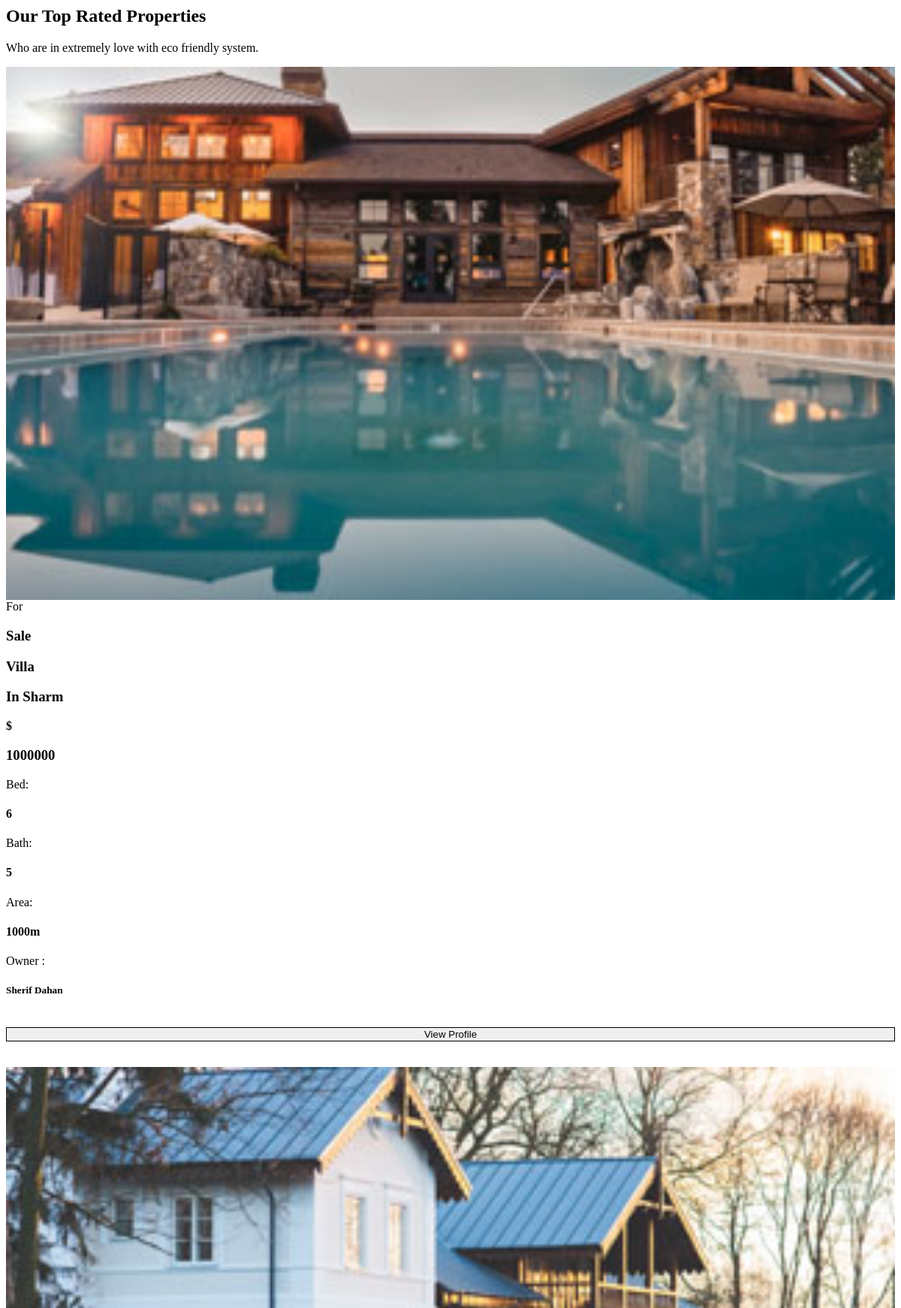
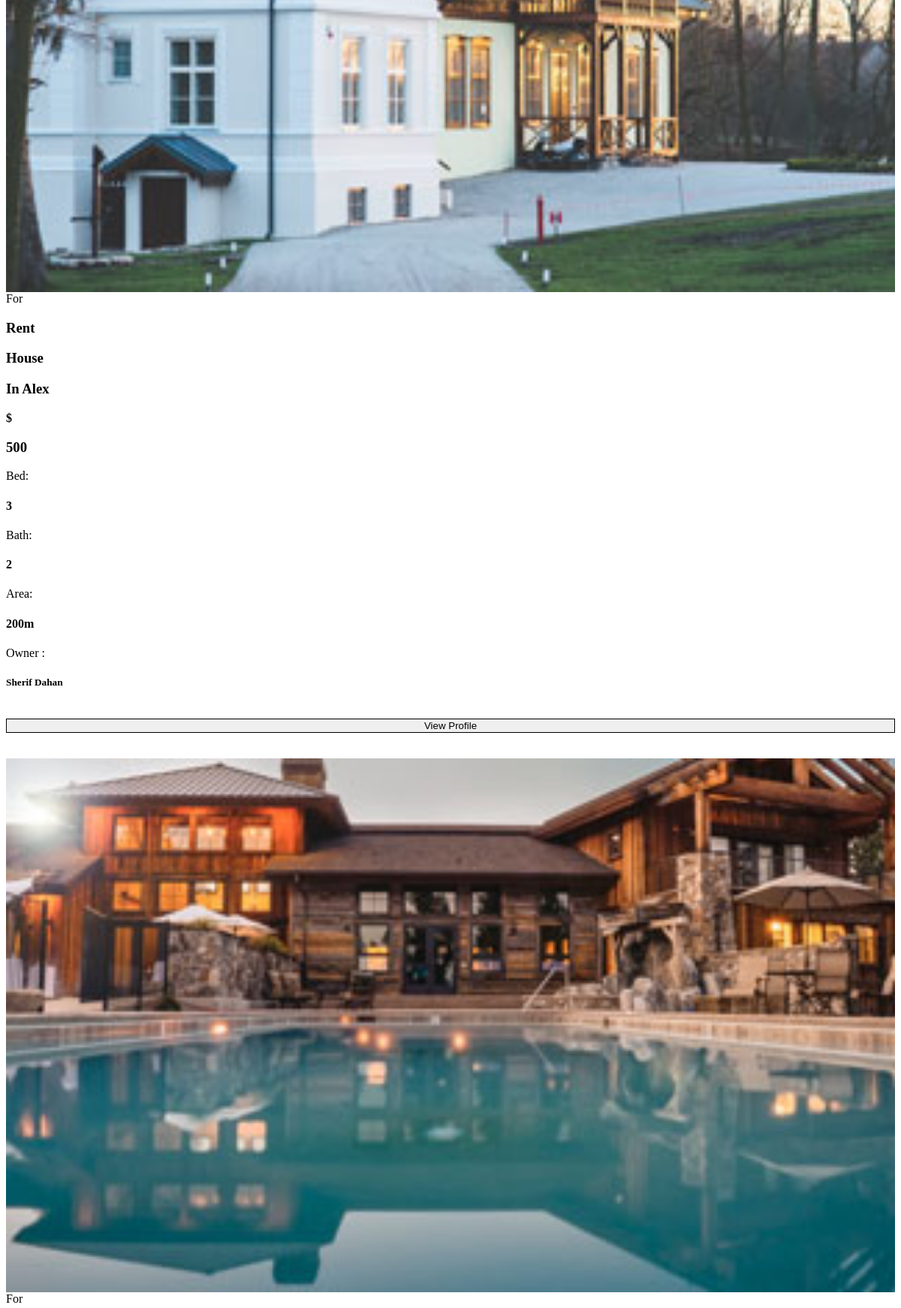
The app's page /props/property.php (upper part) with its own data (2 pictures, top to bottom).
### tables this page shows
CREATE TABLE `property` (
  `ID` int(11) NOT NULL,
  `ownerID` int(11) NOT NULL,
  `title` varchar(24) NOT NULL,
  `area` varchar(24) DEFAULT NULL,
  `propertyType` varchar(24) DEFAULT NULL,
  `noOfRooms` varchar(11) DEFAULT NULL,
  `noOfBathrooms` varchar(11) DEFAULT NULL,
  `promoted` varchar(11) NOT NULL DEFAULT 'no',
  `price` varchar(11) DEFAULT NULL,
  `picture` varchar(24) NOT NULL,
  `city` varchar(225) NOT NULL,
  `picture1` varchar(20) NOT NULL,
  `picture2` varchar(20) NOT NULL,
  `picture3` varchar(20) NOT NULL
);

CREATE TABLE `users` (
  `id` int(10) NOT NULL,
  `fullname` varchar(191) NOT NULL,
  `mobile` varchar(191) NOT NULL,
  `username` varchar(191) NOT NULL,
  `email` varchar(191) NOT NULL,
  `password` varchar(191) NOT NULL,
  `role` varchar(100) NOT NULL DEFAULT ''
);

### props/property.php (the view, shortened to what this page needs)
<?php
include "/Applications/XAMPP/xamppfiles/htdocs/realestate/message/chatPopup.php";
?>
<?php
$id = $_SESSION["ID"];
?>
<?php
include "message/chatpopup.php";
$query = "SELECT * FROM property join users  on property.ownerID = users.id WHERE (not property.ID in (SELECT propID FROM Request WHERE(userID = '" . $id . "' )))";
$result = mysqli_query($conn, $query) or die(mysqli_error($conn));
?>
<section class="property-area section-gap relative" id="property">
	<div class="container">
		<div class="row d-flex justify-content-center">
			<div class="col-md-8 pb-40 header-text">
				<h1>Our Top Rated Properties</h1>
				<p>
					Who are in extremely love with eco friendly system.
				</p>
			</div>
		</div>
		<div class="row">
			<?php while ($row = mysqli_fetch_array($result)) { ?>
				<div class="col-lg-4 col-md-6 pb-30">
					<div class=" single-property">
						<div class="images">
							<img class="img-fluid mx-auto d-block" src="<?php echo "/realestate/img/" . $row["picture"]; ?>" alt="" width=100%>
							<span>For <h3><?php echo $row["propertyType"]; ?></h3></span>
						</div>
						<div class="desc">
							<div class="top d-flex justify-content-between">
								<h3><?php echo $row["title"]; ?></h3>
								<h3>In <?php echo $row["city"]; ?></h3>
								<b>$<h3><?php echo $row["price"]; ?></h3> </b>
							</div>
							<div class="middle">
								<div class="d-flex justify-content-start">
									<p>Bed: <h4><?php echo $row["noOfRooms"]; ?></h4>
									</p>
									<p>Bath: <h4><?php echo $row["noOfBathrooms"]; ?></h4>
									</p>
									<p>Area:<h4><?php echo $row["area"]; ?>m</h4>
									</p>
								</div>
								<div class="bottom d-flex justify-content-start">
									Owner : &#160 <h5><?php echo $row["fullname"]; ?></h5><br>
								</div>
								<form action="http://localhost/realestate/viewProfile.php" method="POST">
									<input type="submit" class="primary-btn2 mt-50" style="width:100%;  border: 1px solid" value="View Profile">
								</form>
								<br>
							</div>
						</div>
					</div>
				</div>
			<?php } ?>
		</div>
	</div>
</section>

### message/chatPopup.php (shortened to what this page needs)
<html>
<head>
</head>
<body>
</body>
</html>

### records on screen
property: picture (picture), propertyType "Sale", title "Villa", city "Sharm", price "1000000", noOfRooms "6", noOfBathrooms "5", area "1000", ownerID.fullname "Sherif Dahan"
property: picture (picture), propertyType "Rent", title "House", city "Alex", price "500", noOfRooms "3", noOfBathrooms "2", area "200", ownerID.fullname "Sherif Dahan"
property: picture (picture)
